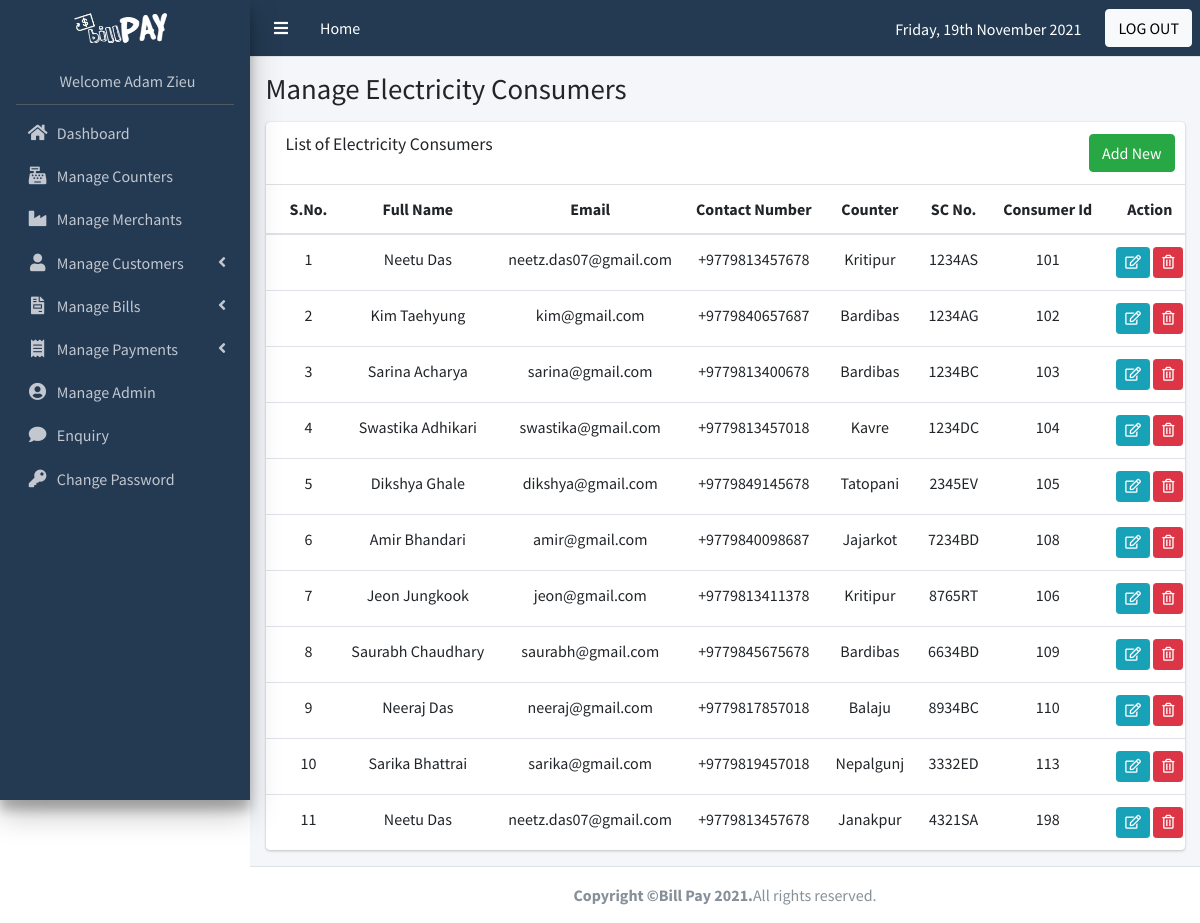
The app's page /public/public_html/backend/listOfEConsumers (signed in) with its own data.
### tables this page shows
CREATE TABLE `tb_econsumers` (
  `econsumer_id` int(11) NOT NULL,
  `fullName` varchar(255) NOT NULL,
  `email` varchar(255) NOT NULL,
  `contactNum` varchar(15) NOT NULL,
  `c_id` int(11) NOT NULL,
  `sc_no` varchar(12) NOT NULL,
  `consumer_id` int(11) NOT NULL
);

CREATE TABLE `tb_counters` (
  `c_id` int(11) NOT NULL,
  `name` varchar(255) NOT NULL
);

### public/functions/loadsTemplate.php (called while the page is built, shortened)
<?php
	function loadsTemplate($nameOfFile, $varsOfViews){
		extract($varsOfViews);
		require $nameOfFile;
		$pageContents = ob_get_clean();
		return $pageContents;
	}
?>

### public/pageControllers/backend/listOfEConsumers.php (called while the page is built, shortened)
<?php
$eConsumersList=$eConsumerTbl->funcAllSelect();
$recordsOfEConsumers=$eConsumersList->fetchAll();
$listECustomers=$counterTbl->funcAllSelect();
	$counters=$listECustomers->fetchAll();
$varsCriteria = [
        'recordsOfEConsumers'=>$recordsOfEConsumers,
        'counters' => $counters
    ];
$pageContents = loadsTemplate("../../views/backend/eConsumersList_v.php", $varsCriteria);
?>

### public/includes/bEnd_init.php (called while the page is built, shortened)
<?php
	require '../../diss_db/connectsDb.php';
	require '../../classes/DatabaseTbl.php';
	require '../../functions/loadsTemplate.php';
	$counterTbl = new DatabaseTbl('tb_counters');
	$eConsumerTbl = new DatabaseTbl('tb_econsumers');
?>

### public/classes/DatabaseTbl.php (called while the page is built, shortened)
<?php
  class DatabaseTbl{
    public $dbTable;
    public function __construct($dbTable)
    {
      $this->dbTable = $dbTable;
    }
 function funcAllSelect()
    {
      global $pdo;
      $stmtForQuery = $pdo->prepare("SELECT * FROM $this->dbTable" );
      $stmtForQuery->execute();
      return $stmtForQuery;
    }
  }
?>

### public/views/backend/eConsumersList_v.php (the view)
<div class="content-header">
  <div class="container-fluid">
    <div class="row">
      <div class="col">
        <h1>Manage Electricity Consumers</h1>
      </div>
    </div>
  </div>
</div>
<div class="content">
  <div class="container-fluid">
  	<div class="row">
      <div class="col">
        <div class="card">
          <div class="card-header">
            <h3 class="card-title">List of Electricity Consumers</h3>
            <div class="card-tools">
              <a href="addEConsumer" class="btn btn-success">Add New</a>
            </div>
          </div>
          <div class="card-body table-responsive p-0">
            <table class="table table-hover text-nowrap">
              <thead class="text-center">
                <tr>
                	<th>S.No.</th>
                  <th>Full Name</th>
                  <th>Email</th>
                  <th>Contact Number</th>
                  <th>Counter</th>
                  <th>SC No.</th>
                  <th>Consumer Id</th>
                  <th>Action</th>
                </tr>
              </thead>
              <tbody>
                <?php
                  $i_eConsumers = 1;
                  foreach ($recordsOfEConsumers as $eConsumersInRow) {
                    echo '<tr class="col text-center">';
                    echo '<td>' . $i_eConsumers++ . '</td>';
                    echo '<td>' . $eConsumersInRow['fullName'] . '</td>';
                    echo '<td>' . $eConsumersInRow['email'] . '</td>';
                    echo '<td>' . $eConsumersInRow['contactNum'] . '</td>';
                    foreach ($counters as $counter)
                      if($counter['c_id'] == $eConsumersInRow['c_id']){
                        echo '<td>'.$counter['name'].'</td>';
                      }
                    echo '<td>' . $eConsumersInRow['sc_no'] . '</td>';
                    echo '<td>' . $eConsumersInRow['consumer_id'] . '</td>';
                ?>
                <td>
                  <a href="updateEConsumer&updateId=<?php echo $eConsumersInRow['econsumer_id']?>" data-toggle="tooltip" title="Edit" class="btn btn-info btn-sm"><i class="far fa-edit"></i>
                  </a>
                  <a href="#" onclick="javascript: if(confirm('Do you want to delete it?')){document.location='addEConsumer&removeId=<?php echo $eConsumersInRow['econsumer_id']?>';}" class="btn btn-danger btn-sm" data-toggle="tooltip" title="Delete"><i class="far fa-trash-alt"></i>
                  </a>
                </td>
                <?php
                  echo'</tr>';
                    }
                ?>
              </tbody>
            </table>
          </div>
        </div>
      </div>
    </div>
  </div>
</div>

### records on screen
tb_econsumers: fullName "Neetu Das", email "neetz.das07@gmail.com", contactNum "+9779813457678", sc_no "1234AS", consumer "101"
tb_counters: name "Kritipur"
tb_econsumers: fullName "Kim Taehyung", email "kim@gmail.com", contactNum "+9779840657687", sc_no "1234AG", consumer "102"
tb_counters: name "Bardibas"
tb_econsumers: fullName "Sarina Acharya", email "sarina@gmail.com", contactNum "+9779813400678", sc_no "1234BC", consumer "103"
tb_econsumers: fullName "Swastika Adhikari", email "swastika@gmail.com", contactNum "+9779813457018", sc_no "1234DC", consumer "104"
tb_counters: name "Kavre"
tb_econsumers: fullName "Dikshya Ghale", email "dikshya@gmail.com", contactNum "+9779849145678", sc_no "2345EV", consumer "105"
tb_counters: name "Tatopani"
tb_econsumers: fullName "Amir Bhandari", email "amir@gmail.com", contactNum "+9779840098687", sc_no "7234BD", consumer "108"
tb_counters: name "Jajarkot"
tb_econsumers: fullName "Jeon Jungkook", email "jeon@gmail.com", contactNum "+9779813411378", sc_no "8765RT", consumer "106"
tb_econsumers: fullName "Saurabh Chaudhary", email "saurabh@gmail.com", contactNum "+9779845675678", sc_no "6634BD", consumer "109"
tb_econsumers: fullName "Neeraj Das", email "neeraj@gmail.com", contactNum "+9779817857018", sc_no "8934BC", consumer "110"
tb_counters: name "Balaju"
tb_econsumers: fullName "Sarika Bhattrai", email "sarika@gmail.com", contactNum "+9779819457018", sc_no "3332ED", consumer "113"
tb_counters: name "Nepalgunj"
tb_econsumers: fullName "Neetu Das", email "neetz.das07@gmail.com", contactNum "+9779813457678", sc_no "4321SA", consumer "198"
tb_counters: name "Janakpur"

### other values on screen
$_SESSION['fullName'] "Adam Zieu"
